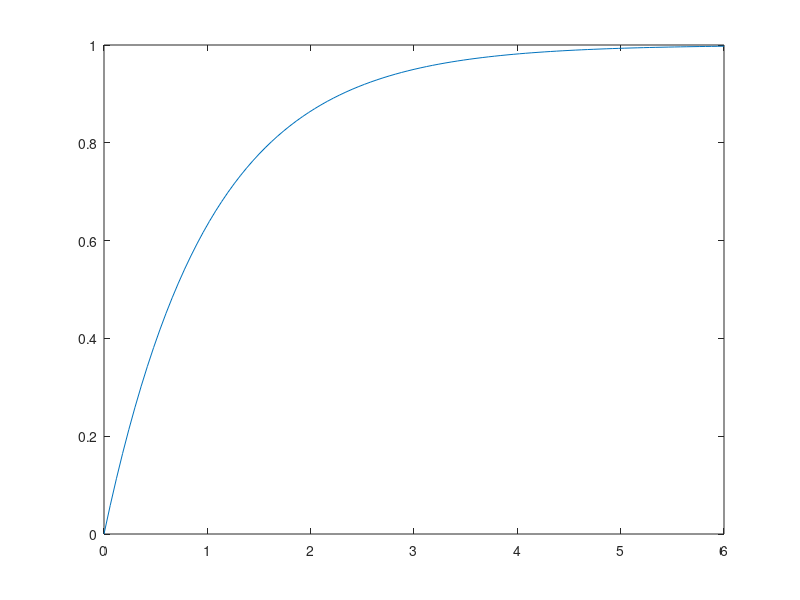

Recreate this plot in MATLAB.
s = tf('s');
a = 1; c = 1;
d = 2; e = 1;
H = (a * s + 1) / (c * s ^ 2 + d * s + e);
[Y, T] = step(H);
plot(T, Y);
